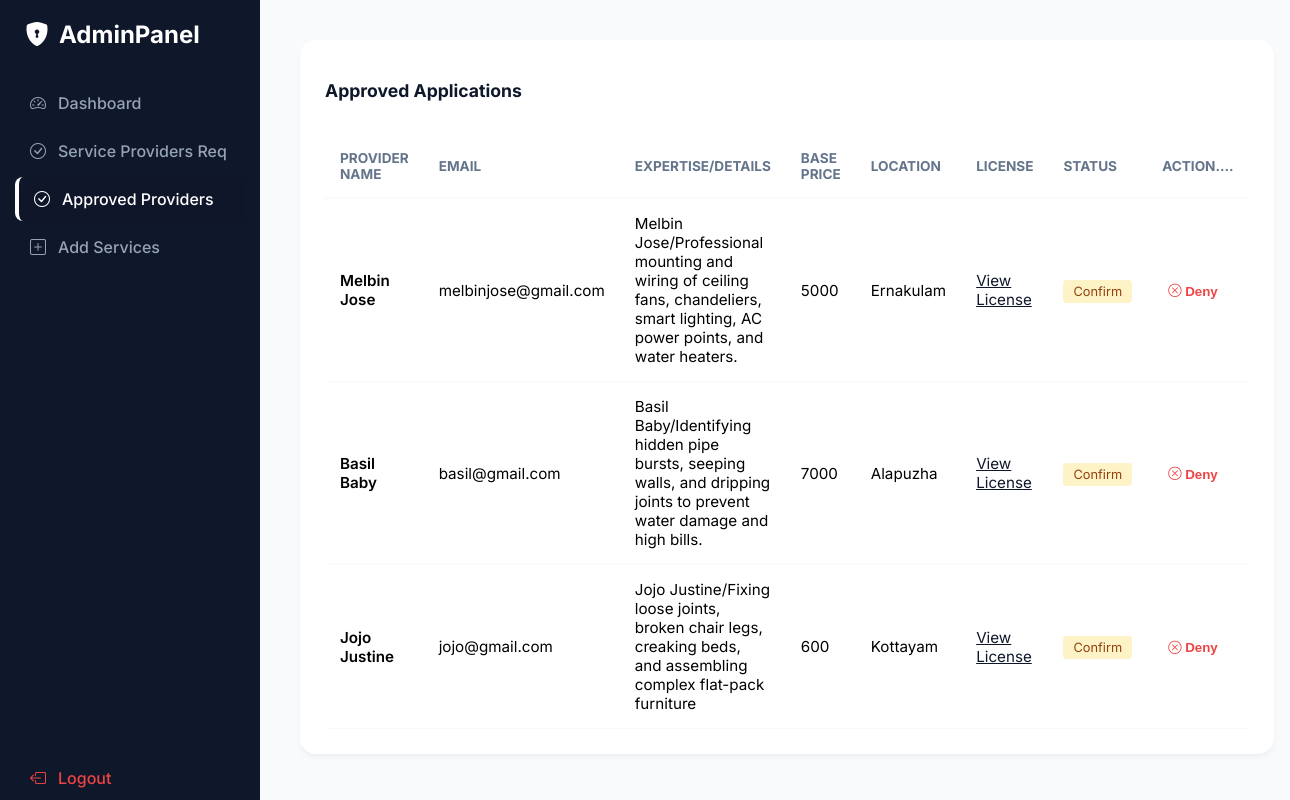
The app's page /view_approvedpov/ with its own data.
### OhoMANApp/models.py (models this page shows, shortened)
class serviceprov_reg(models.Model):
    name=models.CharField(max_length=100)
    email=models.CharField(max_length=50)
    phno=models.CharField(max_length=50)
    service=models.ForeignKey(services,on_delete=models.CASCADE)
    baseprice=models.IntegerField()
    servicedetails=models.CharField(max_length=500)
    location=models.CharField(max_length=50)
    license=models.FileField(max_length=50)
    status=models.CharField(max_length=50)

### OhoMANApp/views.py (the view)
# urls.py: path('view_approvedpov/', views.view_approvedpov),
def view_approvedpov(request):
    if request.method=='GET':
        data = serviceprov_reg.objects.filter(status='confirm')
        return render(request, 'approved_providers.html', {'data': data})
    else:
        return render(request, 'admin_dashboard.html')

### templates/approved_providers.html (shortened to what this page needs)
<!DOCTYPE html>
<html lang="en">
<head>
    <link rel="stylesheet" href="https://cdn.jsdelivr.net/npm/bootstrap-icons@1.11.0/font/bootstrap-icons.css">
</head>
<body>
    <aside class="sidebar">
        <div class="sidebar-brand">
            <i class="bi bi-shield-lock-fill"></i> AdminPanel
        </div>
        <ul class="nav-menu">
            <li class="nav-item">
                <a href="/" class="nav-link ">
                    <i class="bi bi-speedometer2"></i> Dashboard
                </a>
            </li>
            <li class="nav-item">
                <a href="/servicepov_req/" class="nav-link ">
                    <i class="bi bi-check-circle"></i> Service Providers Req
                </a>
            </li>
            <li class="nav-item">
                <a href="/view_approvedpov/" class="nav-link active">
                    <i class="bi bi-check-circle"></i> Approved Providers
                </a>
            </li>
            <li class="nav-item">
                <a href="/add_service/" class="nav-link">
                    <i class="bi bi-plus-square"></i> Add Services
                </a>
            </li>
        </ul>
        <div class="nav-item" style="margin-top: auto; padding-bottom: 20px;">
            <a href="/logout/" class="nav-link" style="color: #ef4444;">
                <i class="bi bi-box-arrow-left"></i> Logout
            </a>
        </div>
    </aside>
    <main class="main-content">
        <section class="data-section">
            <div style="display: flex; justify-content: space-between; align-items: center; margin-bottom: 10px;">
                <h2 style="font-size: 1.1rem; color: var(--primary-dark);">Approved Applications</h2>
            </div>
            <table>
                <thead>
                    <tr>
                       <th>Provider Name</th>
                        <th>Email</th>
                        <th>Expertise/Details</th>
                        <th>Base Price</th>
                        <th>Location</th>
                        <th>License</th>
                        <th>Status</th>
                        <th>Action....</th>
                    </tr>
                </thead>
                <tbody>
    {% for provider in data %}
    <tr>
        <td style="font-weight: 600;">{{ provider.name }}</td>
        <td>{{ provider.email }}</td>
        <td>{{ provider.name }}/{{provider.servicedetails}}</td>
        <td>{{ provider.baseprice }}</td>
        <td>{{ provider.location }}</td>
        <td>
            {% if provider.license %}
            <a href="{{ provider.license.url }}" target="_blank" style="color: var(--primary-dark); text-decoration: underline;">
                View License
            </a>
            {% else %}
            No File
            {% endif %}
        </td>
        <td>
            <span class="badge-pending" style="padding: 4px 10px; border-radius: 4px; font-size: 0.8rem; background: #fef3c7; color: #92400e;">
                {{ provider.status|title }}
            </span>
        </td>
        <td>
  <div style="display: flex; gap: 10px;">
    <form method="POST" action="/remove_approvepov/">
      <button type="submit" class="btn-action" style="color: #ef4444; cursor: pointer; background: none; border: none; font-weight: 700;">
        <i class="bi bi-x-circle"></i> Deny
      </button>
    </form>
  </div>
</td>
    </tr>
    {% endfor %}
                </tbody>
            </table>
        </section>
    </main>
</body>
</html>

### templates/approved_providers.html (style rules this page uses)
:root { --sidebar-width: 260px; --primary-muted: rgba(15, 23, 42, 0.6); --primary-dark: rgb(15, 23, 42); --bg-light: #f8fafc; --text-muted: #64748b; --success: #10b981; }
body { font-family: 'Inter', sans-serif; margin: 0; background: var(--bg-light); display: flex; }
.sidebar { width: var(--sidebar-width); background: var(--primary-dark); height: 100vh; position: fixed; color: white; display: flex; flex-direction: column; padding: 20px 0; }
.sidebar-brand { padding: 0 25px 30px; font-size: 1.5rem; font-weight: 700; color: white; display: flex; align-items: center; gap: 10px; }
.nav-menu { list-style: none; padding: 0; margin: 0; flex-grow: 1; }
.nav-item { padding: 2px 15px; }
.nav-link { display: flex; align-items: center; gap: 12px; padding: 12px 15px; color: #94a3b8; text-decoration: none; border-radius: 8px; font-weight: 500; transition: 0.3s; }
.nav-link:hover, .nav-link.active { background: var(--primary-muted); color: white; }
.nav-link.active { background: var(--primary-muted); border-left: 4px solid white; }
.main-content { margin-left: var(--sidebar-width); width: calc(100% - var(--sidebar-width)); padding: 40px; }
.data-section { background: white; border-radius: 16px; padding: 25px; box-shadow: 0 4px 6px -1px rgba(0,0,0,0.05); }
table { width: 100%; border-collapse: collapse; margin-top: 20px; }
th { text-align: left; padding: 15px; border-bottom: 2px solid var(--bg-light); color: var(--text-muted); font-size: 0.85rem; text-transform: uppercase; }
td { padding: 15px; border-bottom: 1px solid var(--bg-light); font-size: 0.95rem; }
.badge-pending { background: #fef3c7; color: #92400e; }
.btn-action { border: none; background: none; cursor: pointer; color: var(--primary-dark); font-weight: 700; }

### records on screen
serviceprov_reg: name "Melbin Jose", email "melbinjose@gmail.com", servicedetails "Professional mounting and wiring of ceiling fans, chandeliers, smart lighting, AC power points, and water heaters.", baseprice "5000", location "Ernakulam", status "Confirm"
serviceprov_reg: name "Basil Baby", email "basil@gmail.com", servicedetails "Identifying hidden pipe bursts, seeping walls, and dripping joints to prevent water damage and high bills.", baseprice "7000", location "Alapuzha", status "Confirm"
serviceprov_reg: name "Jojo Justine", email "jojo@gmail.com", servicedetails "Fixing loose joints, broken chair legs, creaking beds, and assembling complex flat-pack furniture", baseprice "600", location "Kottayam", status "Confirm"
